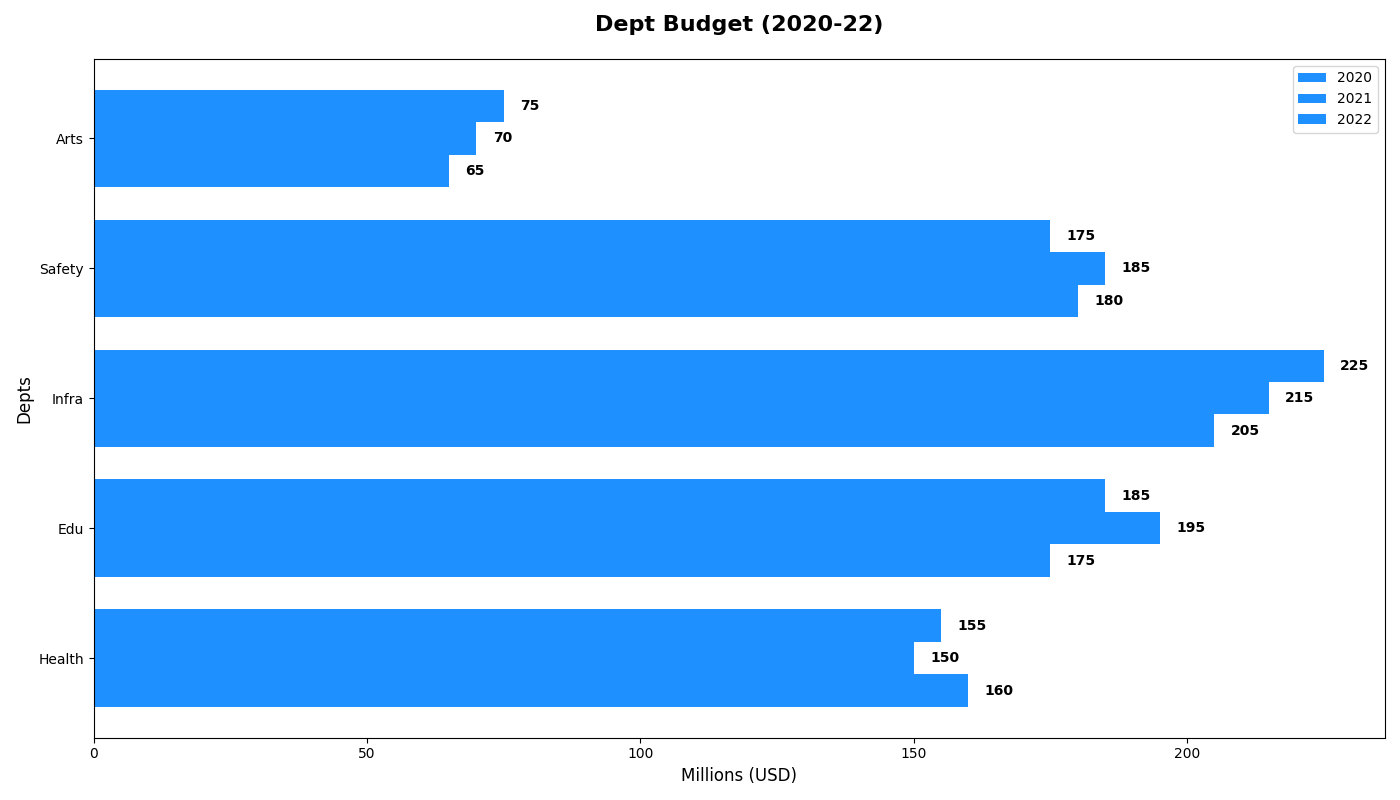

Generate this figure with Python:
import matplotlib.pyplot as plt
import numpy as np

depts = ['Health', 'Edu', 'Infra', 'Safety', 'Arts']
budget_2020 = [160, 175, 205, 180, 65]
budget_2021 = [150, 195, 215, 185, 70]
budget_2022 = [155, 185, 225, 175, 75]

y = np.arange(len(depts))
width = 0.25

fig, ax = plt.subplots(figsize=(14, 8))

# Apply a consistent color across all data groups
common_color = 'dodgerblue'

bars_2020 = ax.barh(y - width, budget_2020, height=width, color=common_color, label='2020')
bars_2021 = ax.barh(y, budget_2021, height=width, color=common_color, label='2021')
bars_2022 = ax.barh(y + width, budget_2022, height=width, color=common_color, label='2022')

ax.set_title('Dept Budget (2020-22)', fontsize=16, fontweight='bold', pad=20)
ax.set_ylabel('Depts', fontsize=12)
ax.set_xlabel('Millions (USD)', fontsize=12)
ax.set_yticks(y)
ax.set_yticklabels(depts)

def add_labels(ax, bars):
    for bar in bars:
        xval = bar.get_width()
        ax.text(xval + 3, bar.get_y() + bar.get_height() / 2, f'{xval}', ha='left', va='center', fontsize=10, fontweight='bold')

add_labels(ax, bars_2020)
add_labels(ax, bars_2021)
add_labels(ax, bars_2022)

plt.legend()
plt.tight_layout()
plt.show()
